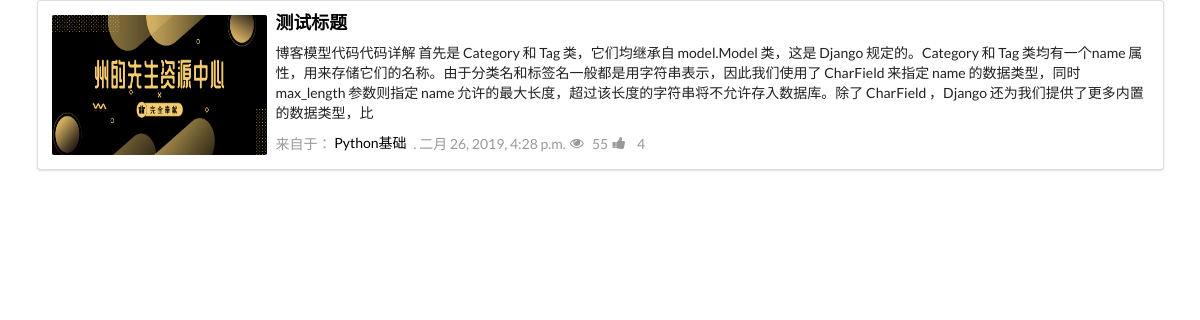
Page /blog/tag/1/ on the earlier database version.
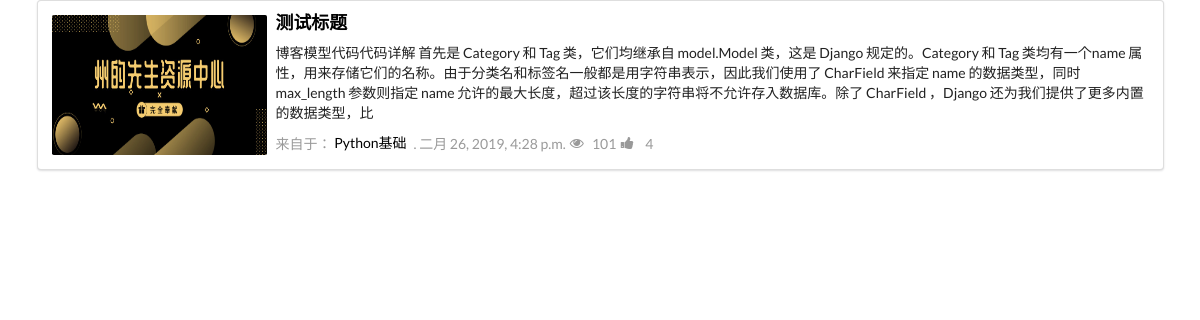
Same page on the later database version.
### myblog/models.py (models this page shows, shortened)
class Post(models.Model):
    author = models.ForeignKey(
        User, verbose_name='作者', on_delete=models.CASCADE)
    title = models.CharField(max_length=70, verbose_name='标题')
    content = models.TextField('内容')
    create_date = models.DateTimeField(
        '创建日期', auto_now_add=True, editable=True)
    update_date = models.DateTimeField('更新日期', auto_now=True, null=True)
    cover = models.ImageField('博客封面', upload_to='post', default=None)
    views = models.IntegerField('浏览数', default=0)
    recommend = models.BooleanField('推荐博客', default=False)
    excerpt = models.CharField(max_length=200, blank=True)
    category = models.ForeignKey(
        Category, verbose_name='博客分类', on_delete=models.CASCADE)
    tags = models.ManyToManyField(Tags, verbose_name='标签', blank=True)
    def was_published_recently(self):
        now = timezone.now()
        return now - datetime.timedelta(days=1) <= self.create_date <= now
    was_published_recently.admin_order_field = 'create_date'
    was_published_recently.boolean = True
    was_published_recently.short_description = '最近发布?'
    class Meta:
        ordering = ['-create_date']
        verbose_name = "文章"
        verbose_name_plural = "文章"

class Category(models.Model):
    name = models.CharField('分类名称', max_length=100, default='')
    class Meta:
        verbose_name = '博客分类'
        verbose_name_plural = '博客分类'

### myblog/views.py (the view)
# urls.py: path('tag/<int:tag_id>/', views.tag, name='tag'),
def tag(request, tag_id):
    posts = Post.objects.filter(tags__id__exact=tag_id)
    context = {}
    context['post_list'] = posts
    return render(request, 'myblog/category.html', context)

### myblog/templates/myblog/category.html
{% load static %}
<link rel="stylesheet" type="text/css" href="{% static 'myblog/css/semantic.css' %}">
<link rel="stylesheet" type="text/css" href="{% static 'myblog/css/style.css' %}">
<div class="ui container segment">
    <div class="ui items">
        {% for post in post_list %}
        <div class="item">
            <div class="image">
                <img src="../../media/{{ post.cover }}" style="width:215px;height:140px;">
            </div>
            <div class="content" style="margin-left:2em;">
                <div class="ui header">
                    <a href="{% url 'blog:detail' post.id %}" style="color:black;">{{ post.title }}</a>
                </div>
                <div class="description">
                    <p>{{ post.content |truncatechars:250 }}</p>
                </div>
                <div class="extra">
                    来自于： <a href="{% url 'blog:cate' post.category.id %}"
                        style="color:black;">{{ post.category.name }}</a>.
                    {{  post.create_date }}
                    <i class="eye icon"></i>{{ post.views }}
                    <i class="thumbs up icon"></i> 4
                </div>
            </div>
        </div>
        {% empty %}
        <p>No post are available.</p>
        {% endfor %}
    </div>
</div>

Differences in the rows shown:
changed Post "测试标题": views "55" → "101"
